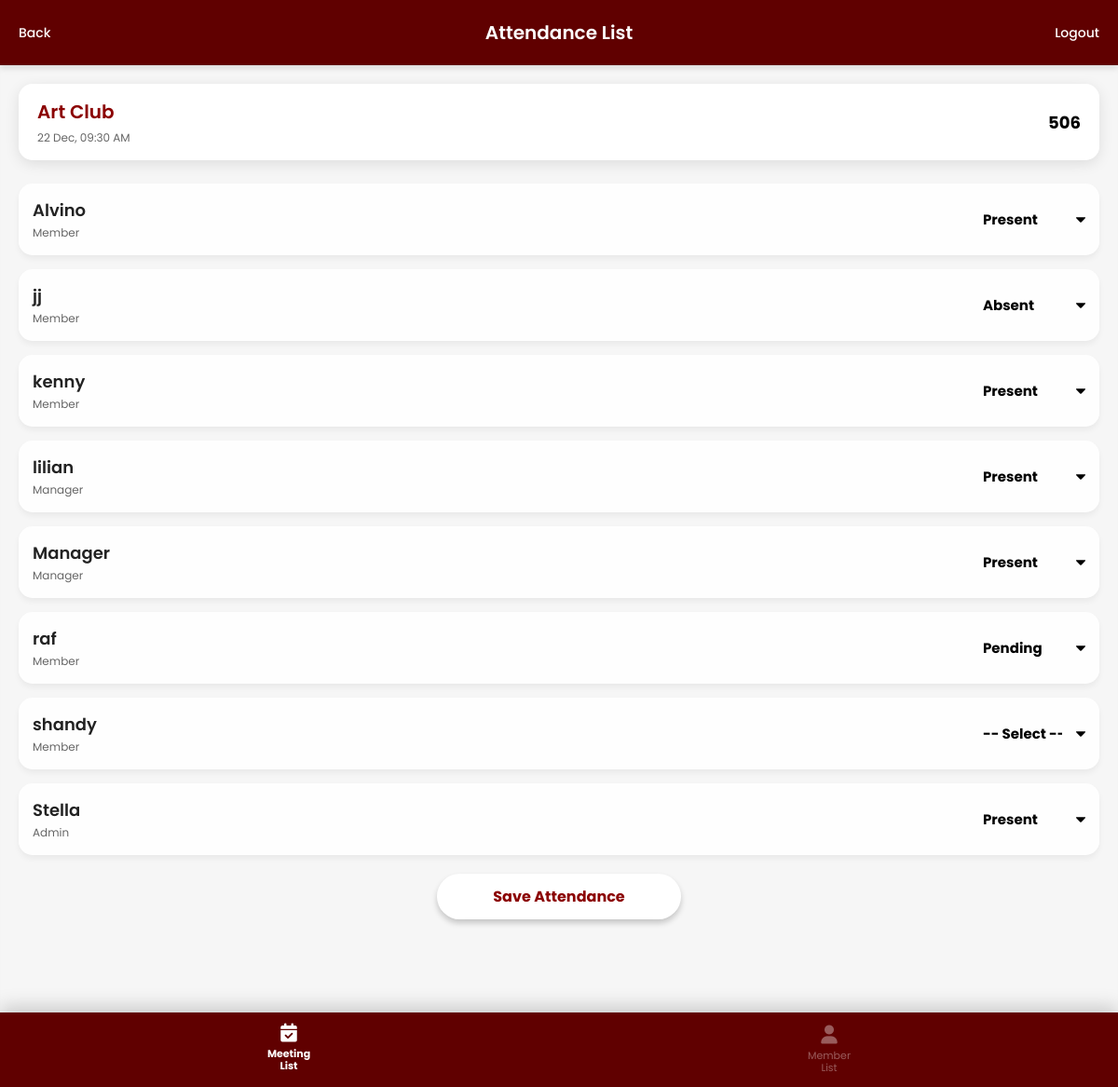
The page /attendance_list.php?id=2 (signed in) on the database its author committed.
### tables this page shows
CREATE TABLE `venue` (
  `id` int(100) NOT NULL,
  `schedule_id` int(20) UNSIGNED NOT NULL,
  `room_name` varchar(255) NOT NULL
);

CREATE TABLE `schedule` (
  `id` int(20) UNSIGNED NOT NULL,
  `meeting_name` varchar(100) NOT NULL,
  `meeting_time` datetime NOT NULL
);

CREATE TABLE `user` (
  `id` int(20) UNSIGNED NOT NULL,
  `name` varchar(250) NOT NULL,
  `major` varchar(150) NOT NULL,
  `email` varchar(250) NOT NULL,
  `password` varchar(300) NOT NULL,
  `profile_pic` varchar(255) NOT NULL DEFAULT 'avatar1.png'
);

CREATE TABLE `role` (
  `id` int(20) NOT NULL,
  `role` enum('Member','Admin','Manager') DEFAULT 'Member',
  `user_id` int(20) UNSIGNED NOT NULL
);

### attendance_list.php (the view, shortened to what this page needs)
<?php
require_once 'config.php';
$schedule_id = $_GET['id'];
$role = isset($_SESSION['role']) ? strtolower($_SESSION['role']) : '';
$isAdmin = ($role == 'admin');
$meet_sql = "SELECT schedule.*, venue.room_name
             FROM schedule
             LEFT JOIN venue ON schedule.id = venue.schedule_id
             WHERE schedule.id = ?";
$m_stmt = $conn->prepare($meet_sql);
$m_stmt->bind_param("i", $schedule_id);
$m_stmt->execute();
$meeting = $m_stmt->get_result()->fetch_assoc();
$sql = "SELECT user.id, user.name, role.role, attendance.status
        FROM user
        LEFT JOIN role ON user.id = role.user_id
        LEFT JOIN attendance ON user.id = attendance.user_id AND attendance.schedule_id = ?
        ORDER BY user.name ASC";
$stmt = $conn->prepare($sql);
$stmt->bind_param("i", $schedule_id);
$stmt->execute();
$attendees_result = $stmt->get_result();
$status_options = ['Present', 'Absent', 'Pending'];
?>
<!DOCTYPE html>
<html lang="en">
<head>
    <link rel="stylesheet" href="style.css">
    <link rel="stylesheet" href="https://cdnjs.cloudflare.com/ajax/libs/font-awesome/6.0.0/css/all.min.css">
</head>
<body class="user-body">
    <div class="user-container">
        <div class="header">
            <a href="meeting_list.php" class="header-btn">Back</a>
            <div class="header-title">Attendance List</div>
            <a href="logout.php" class="header-btn logout">Logout</a>
        </div>
        <div class="content">
            <div class="card" style="margin-bottom: 25px; background: rgba(255,255,255,0.95);">
                <div class="card-left">
                    <span class="meeting-title" style="font-size: 20px; color: #8B0000;">
                        <?php echo htmlspecialchars($meeting['meeting_name']); ?>
                    </span>
                    <span class="meeting-time">
                        <?php echo date('d M, h:i A', strtotime($meeting['meeting_time'])); ?>
                    </span>
                </div>
                <div class="card-right">
                    <span class="room-text" style="font-size: 18px;">
                        <?php echo !empty($meeting['room_name']) ? htmlspecialchars($meeting['room_name']) : 'TBA'; ?>
                    </span>
                </div>
            </div>
            <form method="POST">
                <?php while($person = $attendees_result->fetch_assoc()): ?>
                <div class="dropdowncard">
                    <div class="dropdowncard-left">
                        <span class="staff-name"><?php echo htmlspecialchars($person['name']); ?></span>
                        <span class="staff-id">
                            <?php echo !empty($person['role']) ? htmlspecialchars($person['role']) : 'Member'; ?>
                        </span>
                    </div>
                    <div class="dropdowncard-right">
                        <div class="select-wrapper">
                            <select name="status[<?php echo $person['id']; ?>]">
                                <option value="">-- Select --</option>
                                <?php foreach($status_options as $option): ?>
                                    <option value="<?php echo $option; ?>"
                                        <?php echo ($person['status'] == $option) ? 'selected' : ''; ?>>
                                        <?php echo $option; ?>
                                    </option>
                                <?php endforeach; ?>
                            </select>
                        </div>
                    </div>
                </div>
                <?php endwhile; ?>
                <div class="save-btn-container">
                    <button type="submit" name="save_attendance" class="btn-save">Save Attendance</button>
                </div>
            </form>
        </div>
        <div class="bottom-nav">
             <?php if ($isAdmin): ?>
                <a href="user_page.php" class="nav-item">
                    <i class="fas fa-users-cog"></i>
                    <span class="nav-text">Manage<br>members</span>
                </a>
                <a href="meeting_list.php" class="nav-item active">
                    <i class="fas fa-calendar-check"></i>
                    <span class="nav-text">Manage<br>schedule</span>
                </a>
                <a href="admin_logs.php" class="nav-item">
                    <i class="fas fa-file-alt"></i>
                    <span class="nav-text">View<br>Logs</span>
                </a>
            <?php else: ?>
                <a href="meeting_list.php" class="nav-item active">
                    <i class="fas fa-calendar-check"></i>
                    <span class="nav-text">Meeting<br>List</span>
                </a>
                <a href="user_page.php" class="nav-item">
                    <i class="fa-solid fa-user"></i>
                    <span class="nav-text">Member<br>List</span>
                </a>
            <?php endif; ?>
        </div>
    </div>
</body>
</html>

### style.css (style rules this page uses)
* { margin: 0; padding: 0; box-sizing: border-box; font-family: "Poppins", serif; }
body { display: flex; justify-content: center; align-items: center; min-height: 100vh; background-image: linear-gradient(to right, rgba(90, 5, 5, 0.4), rgba(216, 131, 131, 0.4)), url('images/library-2.png'); background-size: cover; background-position: center; background-attachment: fixed; }
span { color: #d5123f; }
body.user-body { background-color: #f0f0f0; background-image: url('images/library-2.png'); background-size: cover; background-position: center; background-attachment: fixed; height: 100vh; position: relative; display: block; }
.user-container { position: relative; z-index: 2; height: 100%; display: flex; flex-direction: column; margin: 0; }
.header { background-color: #600000; color: white; padding: 0 20px; text-align: center; font-size: 20px; font-weight: 600; box-shadow: 0 4px 6px rgba(0,0,0,0.1); height: 70px; display: flex; justify-content: space-between; align-items: center; font-family: "Poppins", serif; }
.header-btn { color: white; text-decoration: none; font-size: 14px; font-weight: 500; min-width: 60px; display: flex; align-items: center; }
.header-btn.logout { justify-content: flex-end; }
.content { flex: 1; padding: 20px; overflow-y: auto; padding-bottom: 100px; }
.card { background: rgba(255, 255, 255, 0.9); border-radius: 15px; padding: 15px 20px; margin-bottom: 15px; display: flex; justify-content: space-between; align-items: center; box-shadow: 0 4px 15px rgba(0,0,0,0.1); font-family: 'Poppins', sans-serif; }
.card-left { display: flex; flex-direction: column; justify-content: center; gap: 2px; }
.student-name, .meeting-title { font-size: 18px; color: #222; font-weight: 600; }
.student-id, .meeting-time { font-size: 12px; color: #666; margin-top: 2px; }
.card-right, .room-text { font-weight: bold; color: #000; font-size: 14px; }
.bottom-nav { position: fixed; bottom: 0; left: 0; width: 100%; background-color: #600000; height: 80px; display: flex; justify-content: space-around; align-items: center; padding: 0 20px; box-shadow: 0 -5px 20px rgba(0,0,0,0.2); z-index: 10; }
.bottom-nav .nav-item { display: flex; flex-direction: column; align-items: center; justify-content: center; text-align: center; color: rgba(255, 255, 255, 0.6) !important; text-decoration: none; transition: all 0.3s ease; height: 100%; flex: 1; }
.bottom-nav .nav-item span { color: inherit !important; font-size: 11px; line-height: 1.2; margin-top: 4px; }
.bottom-nav .nav-item i { color: inherit !important; font-size: 20px; margin-bottom: 2px; }
.bottom-nav .nav-item.active { color: #ffffff !important; transform: translateY(-2px); opacity: 1; }
.bottom-nav .nav-item.active span { font-weight: 700; }
.nav-item.active { color: #ffffff !important; opacity: 1; }
.nav-item { color: #ffffff; opacity: 0.6; transition: opacity 0.3s; }
.staff-name { font-size: 18px; color: #222; font-weight: 600; }
.staff-id { font-size: 12px; color: #666; margin-top: 2px; }
.dropdowncard { display: flex; justify-content: space-between; align-items: center; padding: 15px 15px; background: rgba(255, 255, 255, 0.9); border-radius: 15px; margin-bottom: 15px; box-shadow: 0 4px 6px rgba(0,0,0,0.05); overflow: visible; }
.dropdowncard-left { display: flex; flex-direction: column; justify-content: center; flex: 1; min-width: 0; margin-right: 10px; }
.select-wrapper { position: relative; width: 110px; }
.select-wrapper select { width: 100%; appearance: none; -webkit-appearance: none; -moz-appearance: none; background-color: transparent; border: none; font-size: 15px; font-weight: bold; color: #000; direction: rtl; padding-right: 25px; cursor: pointer; background-repeat: no-repeat; background-position: right center; background-size: 10px; }
.select-wrapper option { direction: ltr; }
.save-btn-container { display: flex; justify-content: center; margin-top: 20px; padding-bottom: 80px; }
.btn-save { background-color: white; color: #8B0000; border: none; padding: 12px 60px; border-radius: 30px; font-size: 16px; font-weight: bold; box-shadow: 0 4px 6px rgba(0,0,0,0.2); cursor: pointer; transition: transform 0.2s; }

### rows shown on the page
venue: schedule.meeting_name "Art Club", schedule.meeting_time "22 Dec, 09:30 AM", room_name "506"
user: name "Alvino", role.role "Member", id "Present"
user: name "jj", role.role "Member", id "Absent"
user: name "kenny", role.role "Member", id "Present"
user: name "lilian", role.role "Manager", id "Present"
user: name "Manager", role.role "Manager", id "Present"
user: name "raf", role.role "Member", id "Pending"
role: user.name "shandy", role "Member"
user: name "Stella", role.role "Admin", id "Present"
